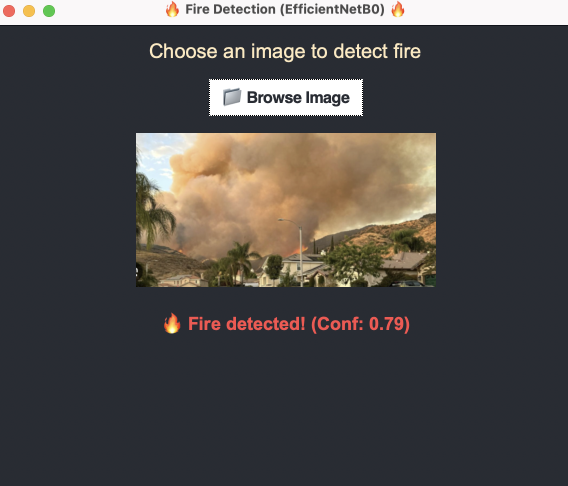
#> input picture assets/fire1.png, 1136 x 972 px (shown at 1/2 size)
$ python -i trainingVGG16.py   (imports and definitions only)
#> lines starting #> are read from the running program, lines starting #| are printed output that depends on the picture; after the words box and inside, x2 and y2 are one past the last pixel; in counts of white or black regions, pixels touching at a corner belong together
#> further down, picture is the input picture: shape (972, 1136, 3); mean B, G, R 72.7, 73.2, 75.8
import os
import numpy as np
import pandas as pd
import cv2
import matplotlib.pyplot as plt
from tqdm import tqdm
from sklearn.model_selection import train_test_split
from tensorflow.keras.applications import VGG16
from tensorflow.keras.applications.vgg16 import preprocess_input
from tensorflow.keras.preprocessing.image import load_img, img_to_array
from tensorflow.keras.models import Sequential
from tensorflow.keras.layers import Dense, Dropout, Flatten
from tensorflow.keras.optimizers import Adam
from sklearn.metrics import classification_report

# Set data paths
data_folder = "/Users/laura/Desktop/FireDetectionImages"
categories = ['1', '0']
INPUT_SIZE = (224, 224)

# Initialize data storage
train_data = []

# Load and label data
# [4 lines not run here, left out]

# Create dataframe
df = pd.DataFrame(train_data, columns=['file', 'label'])

# Image preprocessing functions

def create_mask(image):
    # Convert to HSV color space
    hsv_img = cv2.cvtColor(image, cv2.COLOR_BGR2HSV)
#> hsv_img: shape (972, 1136, 3); mean H, S, V 94.7, 58.2, 83.9
    # Define mask for bright areas
    lower_hsv = np.array([0, 0, 250])
    upper_hsv = np.array([250, 255, 255])
    mask = cv2.inRange(hsv_img, lower_hsv, upper_hsv)
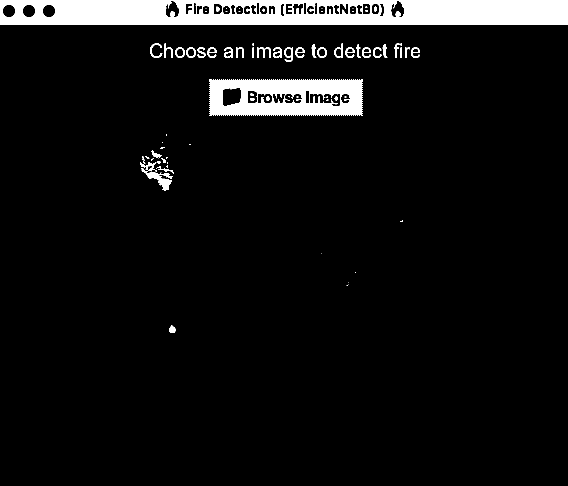
#> mask: shape (972, 1136) (shown at 1/2 size); 6.6% white; 82 white regions (36 under 20 px), largest, box (x1, y1, x2, y2) and area: (0, 0, 1136, 50) 48870, (418, 158, 726, 232) 17781, (280, 324, 346, 381) 1183
    kernel = cv2.getStructuringElement(cv2.MORPH_ELLIPSE, (11, 11))
    mask = cv2.morphologyEx(mask, cv2.MORPH_CLOSE, kernel)
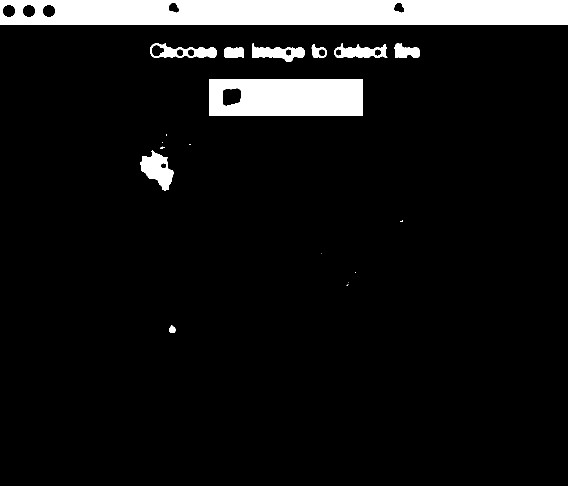
#> mask: shape (972, 1136) (shown at 1/2 size); 7.9% white; 19 white regions (8 under 20 px), largest, box (x1, y1, x2, y2) and area: (0, 0, 1136, 50) 54766, (418, 158, 726, 232) 21391, (280, 300, 348, 381) 2879
    return mask


def segment_image(image):
    mask = create_mask(image)
    segmented = cv2.bitwise_and(image, image, mask=mask)
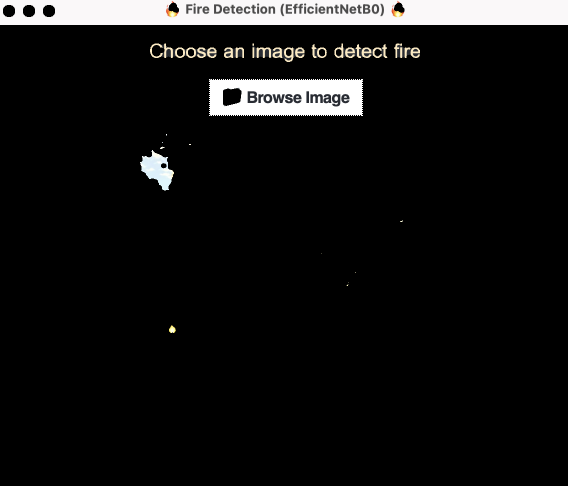
#> segmented: shape (972, 1136, 3) (shown at 1/2 size); mean B, G, R 17.8, 17.9, 18.1
    return segmented / 255.0


def sharpen_image(image):
    blurred = cv2.GaussianBlur(image, (0, 0), 3)
    sharpened = cv2.addWeighted(image, 1.5, blurred, -0.5, 0)
    return sharpened


def preprocess_image(file_path):
    # Load and resize
    img = load_img(os.path.join(data_folder, file_path), target_size=INPUT_SIZE)
    img = img_to_array(img)
    # Apply segmentation and sharpening
    img = segment_image(img)
    img = sharpen_image(img)
    # Apply ResNet50 preprocessing
    img = preprocess_input(img)
    return img

# Data preparation
X = np.zeros((len(df), *INPUT_SIZE, 3), dtype='float32')
# [2 lines not run here, left out]

y = df['label'].values

# Train-test split
# [1 line that did not run here, left out]

# Model definition
# [1 line that did not run here, left out]

# [7 lines that did not run here, left out]

# [11 lines not run here, left out]


# Model training
# [1 line that did not run here, left out]

# Evaluation
# [1 line that did not run here, left out]
# [1 line not run here, left out]

>>> import cv2
>>> picture = cv2.imread('assets/fire1.png')
>>> result = segment_image(picture)

$ run again, on assets/nofire3.png
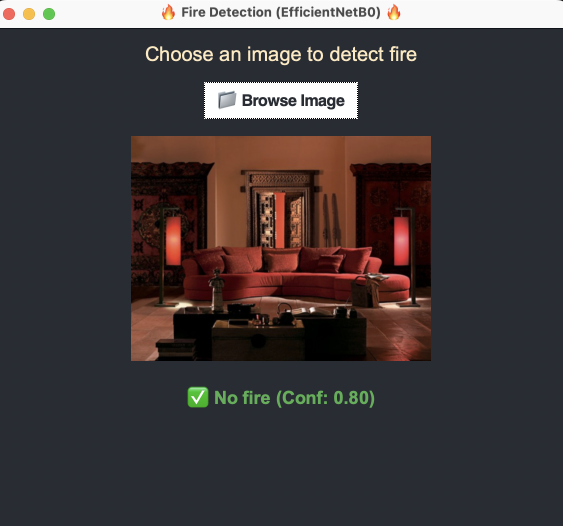
#> input picture assets/nofire3.png, 1126 x 1052 px (shown at 1/2 size)
#> picture is the input picture: shape (1052, 1126, 3); mean B, G, R 59.8, 57.9, 64.2
#> hsv_img: shape (1052, 1126, 3); mean H, S, V 81.2, 76.6, 71.9
#> in create_mask, `mask = cv2.inRange(hsv_img, lower_hsv, upper_hsv)`:
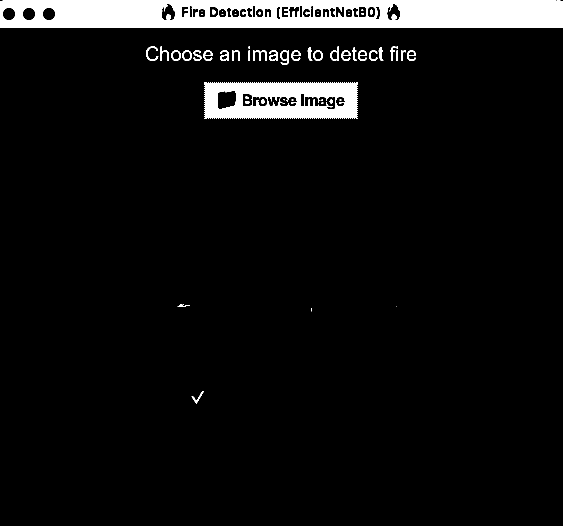
#> mask: shape (1052, 1126) (shown at 1/2 size); 6.5% white; 59 white regions (21 under 20 px), largest, box (x1, y1, x2, y2) and area: (0, 0, 1126, 56) 55080, (408, 164, 716, 238) 17782, (506, 101, 534, 122) 248
#> in create_mask, `mask = cv2.morphologyEx(mask, cv2.MORPH_CLOSE, kernel)`:
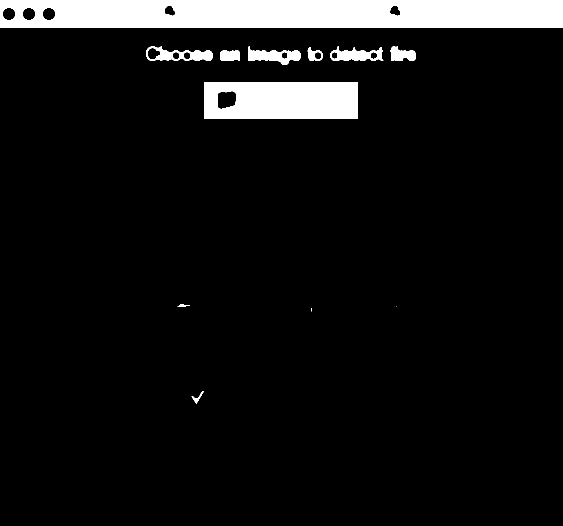
#> mask: shape (1052, 1126) (shown at 1/2 size); 7.6% white; 12 white regions (2 under 20 px), largest, box (x1, y1, x2, y2) and area: (0, 0, 1126, 56) 61022, (408, 164, 716, 238) 21391, (497, 93, 601, 130) 2006
